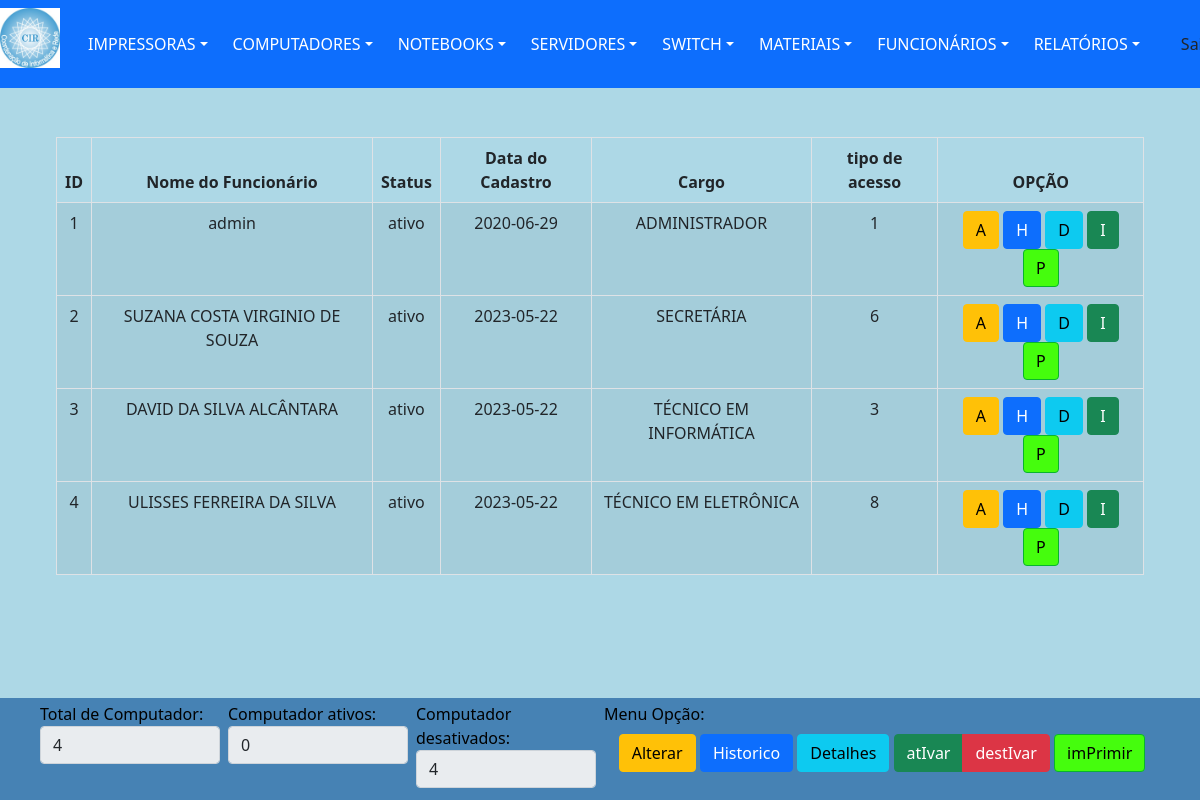
/views/funcionarioGerenTodos.php (signed in), run on an earlier commit of the app's database.
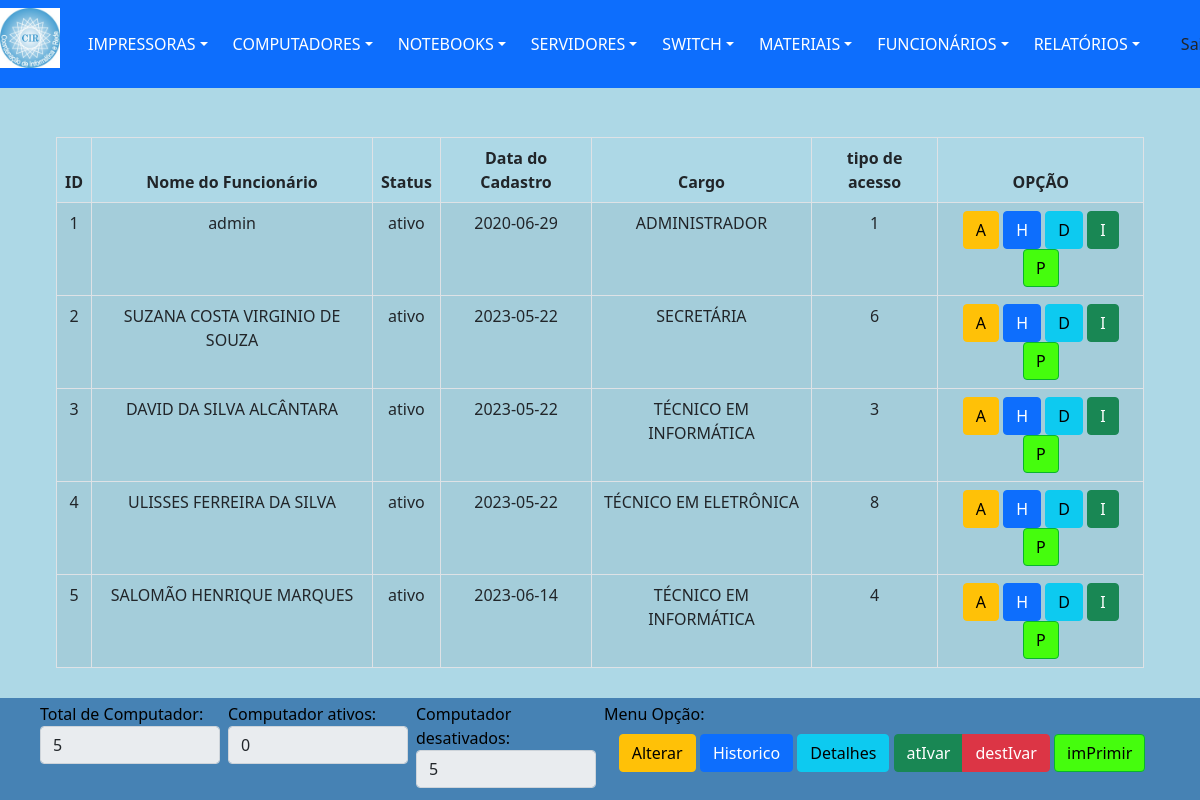
And on a later commit of the database.
### tables this page shows
CREATE TABLE `funcionario` (
  `idFuncionario` int(11) NOT NULL,
  `nomeFuncionario` varchar(60) DEFAULT NULL,
  `statusFuncionario` varchar(7) DEFAULT NULL,
  `login` varchar(25) DEFAULT NULL,
  `senha` varchar(250) DEFAULT NULL,
  `dataCadastro` date DEFAULT NULL,
  `dataAltCadastro` date DEFAULT NULL,
  `idCargo` int(11) DEFAULT NULL,
  `idAcesso` int(11) DEFAULT NULL
);

CREATE TABLE `cargo` (
  `idCargo` int(11) NOT NULL,
  `statusCargos` varchar(8) DEFAULT NULL,
  `nomeCargos` varchar(50) DEFAULT NULL
);

### dao/DAO-controleCir.php (called while the page is built, shortened)
<?php
	class ControleCirDAO
		{
            public function ListarTudo($nomeTabela)
                {
                    $conn = Database::connect();
                    $conn->exec('SET CHARACTER SET utf8');
                    $sql = "SELECT * FROM $nomeTabela";
                    try
                        {
                            $listar = $conn->query($sql);
                            $buscar = $listar->fetchAll(PDO::FETCH_OBJ);
                            $numRows = $listar->rowCount();
                        }
                    catch (PDOException $exc)
                        {
                            $buscar = $exc->getTraceAsString();
                        }
                    return $buscar;
                }
            public function BuscaCargo($idCargo, $idFuncionario)
                {
                    $conn = Database::connect();
                    $conn->exec('SET CHARACTER SET utf8');
                    $sql = "SELECT * FROM funcionario f, cargo c
                    WHERE f.idCargo = '$idCargo'
                    AND  f.idFuncionario = '$idFuncionario'
                    AND  f.idCargo = c.idCargo";
                     try
                        {
                            $listar = $conn->query($sql);
                            $buscar = $listar->fetchAll(PDO::FETCH_OBJ);
                        }
                    catch (PDOException $exc)
                        {
                            $buscar = $exc->getTraceAsString();
                        }
                    return $buscar;
                }
        }
?>

### views/funcionarioGerenTodos.php (the view, shortened to what this page needs)
<?php
	include "../template/menuPrincipal.php";
	$inativo = 0;
	$ativo = 0;
?>
			<nav class="fixed  navbar navbar-dark">
				<div class="line col-md-12 p-5 position-absolute top-50 bottom-150 end-150">
                    <div class="col-md-12 py-5 px-2">
						<table class="table table-striped table-bordered table-condensed">
							<thead>
								<tr>
									<th>ID</th>
									<th>Nome do Funcionário</th>
									<th>Status</th>
									<th>Data do Cadastro</th>
									<th>Cargo</th>
									<th>tipo de acesso</th>
									<th>OPÇÃO</th>
								</tr>
							</thead>
							<tbody>
								<?php
									$nomeTabela = "funcionario";
									require_once '../dao/DAO-controleCir.php';
									$funcAltDAO = new ControleCirDAO();
									foreach($funcAltDAO-> ListarTudo($nomeTabela)  as $func)
										{ ?>
											<tr>
												<td><?php echo $idFuncionario = $func->idFuncionario;?></td>
												<td><?php echo $nomeFuncionario = $func->nomeFuncionario;?></td>
												<td><?php echo $func->statusFuncionario; ?></td>
												<td><?php echo $func->dataCadastro; ?></td>
												<?php $idAcesso = $func->idAcesso; ?>
												<td>
													<?php   $idCargo = $func->idCargo;
															$cargoDAO = new ControleCirDAO();
															foreach($cargoDAO->BuscaCargo($idCargo, $idFuncionario) as $cargo)
																{
																	$nomeCargos= $cargo->nomeCargos;
																	echo $nomeCargos;
																}
													?>
												</td>
												<td><?php echo $idAcesso?></td>
												<td class='operations'>
                                                    <div class="btn-group pull-left" >
                                                        <a href="../views/naoImplementada.php" class="btn btn-small btn-warning table-edit">A<i class="icon-edit"></i></a>
                                                    </div>
                                                    <div class="btn-group pull-left">
                                                    	<a href="../views/naoImplementada.php" class="btn btn-primary">H<i class="icon-remove"></i></a>
                                                    </div>
                                                    <div class="btn-group pull-left">
                                                        <a href="../views/naoImplementada.php" class="btn btn-info">D<i class="icon-remove"></i></a>
                                                    </div>
                                                    <div class="btn-group pull-left">
														<?php
                                                            if($statusComp != "ativo")
                                                                {
                                                                    $html = "<a href='../views/naoImplementada.php' class='btn btn-small btn-success'>I<i class='icon-remove'></i></a>";
                                                                    $inativo++;
																	echo $html;
                                                                }
															else
                                                                {
                                                                    $html = "<a href='../views/naoImplementada.php' class='btn btn-small btn-danger'>I<i class='icon-remove'></i></a>";
                                                                    $ativo++;
																	echo $html;
                                                                }
                                                        ?>
                                                    </div>
													<div class="btn-group pull-left">
                                                        <a href="../views/naoImplementada.php" target="_blank" class="btn btn-small btn-ufs">P<i class="icon-remove"></i></a>
                                                    </div>
                                                </td>
											<tr>
										<?php
										} ?>
							</tbody>
						</table>
					</div>
				</div>
			</nav>
		<div class="fixed-bottom p-1 px-md-5 col-md-12 bg-ufs text-black1">
			<div class="row">
				<div class="col px-md-1 col-md-2">
					<label for="inputSuccess" class="control-label">Total de Computador:</label>
					<input type="text" class="form-control" value="<?php echo $_SESSION['numUser'];?>" readonly >
				</div>
				<div class="col px-md-1 col-md-2">
					<label for="inputSuccess" class="control-label">Computador ativos:</label>
					<input type="text" class="form-control" value="<?php echo $ativo;?>" readonly>
				</div>
				<div class="col px-md-1 col-md-2">
					<label for="inputSuccess" class="control-label">Computador desativados:</label>
					<input type="text" class="form-control" value="<?php echo $inativo;?>" readonly>
				</div>
				<div class="col px-md-1 col-md-6">
					<label for="inputSuccess" class="control-label">Menu Opção:</label>
							<table class="table table-borderless">
								<thead>
									<tr>
										<th>
											<div class="btn-group pull-left" >
												<a class="btn btn-small btn-warning table-edit">Alterar<i class="icon-edit"></i></a>
											</div>
											<div class="btn-group pull-left">
												<a class="btn btn-primary">Historico<i class="icon-remove"></i></a>
											</div>
											<div class="btn-group pull-left">
												<a class="btn btn-info">Detalhes<i class="icon-remove"></i></a>
											</div>
											<div class="btn-group pull-left">
												<a class="btn btn-small btn-success">atIvar<i class="icon-remove"></i></a>
												<a class="btn btn-small btn-danger">destIvar<i class="icon-remove"></i></a>
											</div>
											<div class="btn-group pull-left">
												<a class="btn btn-small btn-ufs">imPrimir<i class="icon-remove"></i></a>
											</div>
										</th>
									</tr>
								</thead>
							</table>
				</div>
			</div>
		</div>
	</body>
</html>

### template/menuPrincipal.php (shortened to what this page needs)
<!DOCTYPE html>
<html lang="pt-br">
	<head>
		<link href="../css/bootstrap.css" rel="stylesheet">
	</head>
    <body>
        <nav class="fixed-top navbar navbar-dark bg-primary">
            <div class="btn-group">
                <img src="../img/cir.jpg" width=60 height=60>
                <div class="btn-group">
                    <button type="button" class="btn btn-primary dropdown-toggle" data-bs-toggle="dropdown">IMPRESSORAS</button>
                </div>
                <div class="btn-group">
                    <button type="button" class="btn btn-primary dropdown-toggle" data-bs-toggle="dropdown">COMPUTADORES</button>
                </div>
                <div class="btn-group">
                    <button type="button" class="btn btn-primary dropdown-toggle" data-bs-toggle="dropdown">NOTEBOOKS</button>
                </div>
                <div class="btn-group">
                    <button type="button" class="btn btn-primary dropdown-toggle" data-bs-toggle="dropdown">SERVIDORES</button>
                </div>
                 <div class="btn-group">
                    <button type="button" class="btn btn-primary dropdown-toggle" data-bs-toggle="dropdown">SWITCH</button>
                </div>
                <div class="btn-group">
                    <button type="button" class="btn btn-primary dropdown-toggle" data-bs-toggle="dropdown">MATERIAIS</button>
                </div>
                <div class="btn-group">
                    <button type="button" class="btn btn-primary dropdown-toggle" data-bs-toggle="dropdown">FUNCIONÁRIOS</button>
                </div>
                <div class="btn-group">
                    <button type="button" class="btn btn-primary dropdown-toggle" data-bs-toggle="dropdown">RELATÓRIOS</button>
                </div>
                <div class="btn-group">
                    <form class="d-flex" role="search" action="../controllers/usuarioLogout.php" method="POST">
                        <button class="btn btn-outline-ufs" type="submit">Sair</button>
                    </form>
                </div>
            </div>
        </nav>

### template/menuPrincipal.php (style rules this page uses)
body { background-color: #ADD8E6; }
table, th, td { padding: 5px; text-align:center; }

What changed in the data, as far as the page shows it:
added funcionario: idFuncionario "5", nomeFuncionario "SALOMÃO HENRIQUE MARQUES", statusFuncionario "ativo", dataCadastro "2023-06-14", idCargo.nomeCargos "TÉCNICO EM INFORMÁTICA", idAcesso "4"
Also different on the page:
form field numUser: "4" → "5"
form field value: "4" → "5"
